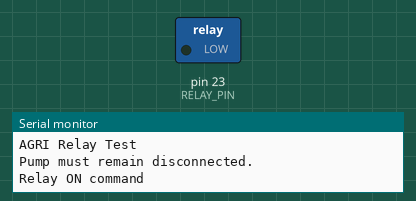
Recording of a sketch running on a simulated Arduino Mega 2560, built with avr-gcc and run on an emulated ATmega2560. Parts: switched loads named in the sketch (green lamp = pin HIGH), the last lines printed to the serial monitor.

Above: at 1.0 s.
At 3.0 s:
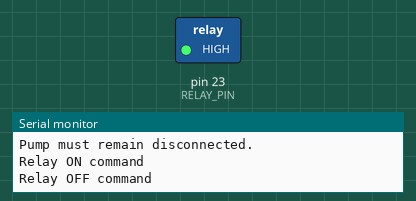
Timing chart, 0 to 5.2 s (numbered marks = the images above):
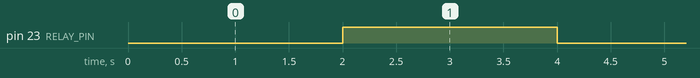

The sketch:

sketch_oct15a.ino
```cpp
const int RELAY_PIN = 23;

// Many relay modules are active LOW.
// Start inactive and test both states.
void setup() {
  Serial.begin(115200);

  digitalWrite(RELAY_PIN, HIGH);
  pinMode(RELAY_PIN, OUTPUT);

  Serial.println("AGRI Relay Test");
  Serial.println("Pump must remain disconnected.");
}

void loop() {
  Serial.println("Relay ON command");
  digitalWrite(RELAY_PIN, LOW);
  delay(2000);

  Serial.println("Relay OFF command");
  digitalWrite(RELAY_PIN, HIGH);
  delay(2000);
}
```

Measured:
- by itself, pin 23 (RELAY_PIN): alternates HIGH for 2.0 s and LOW for 2.0 s
